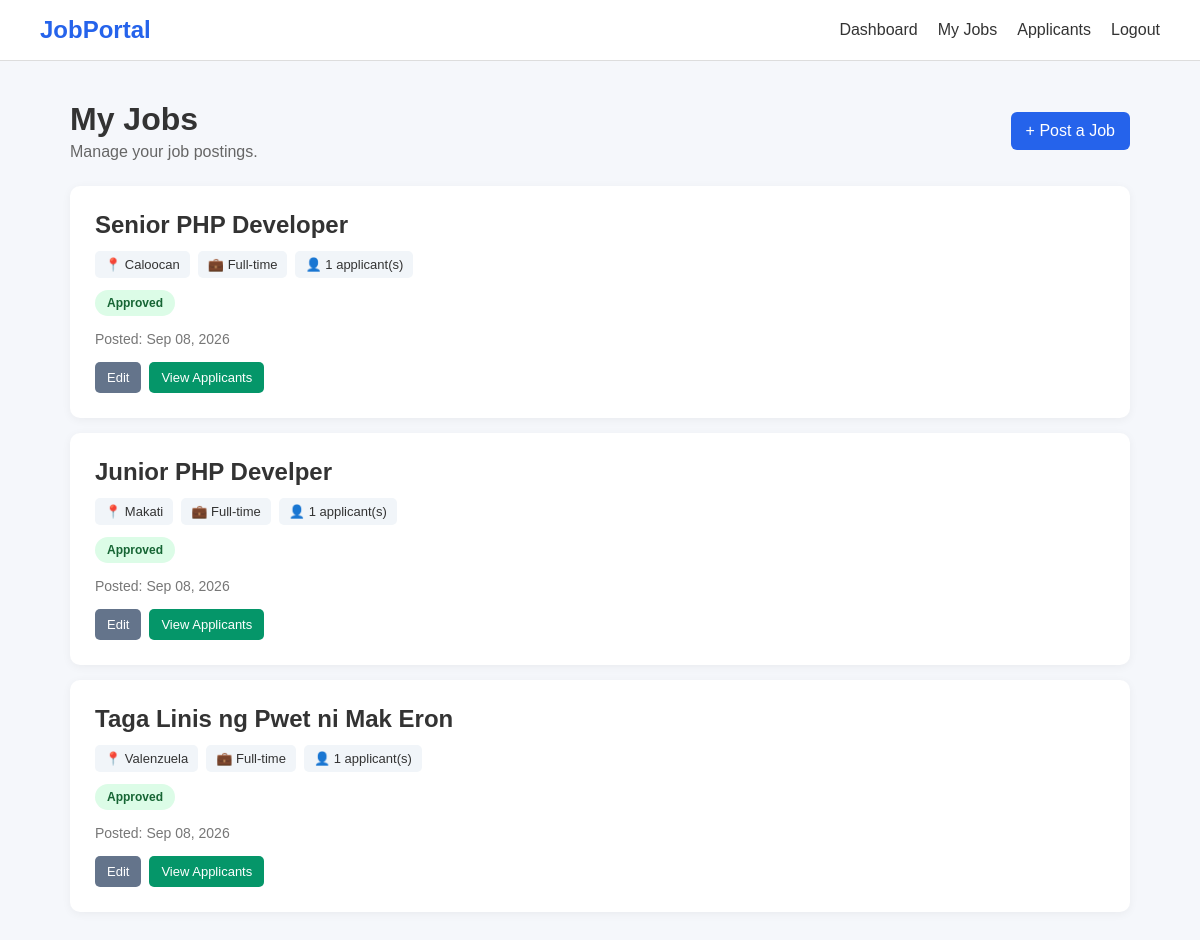
Page /employer/jobs.php (signed in) on the committed database.
### tables this page shows
CREATE TABLE `jobs` (
  `id` int(10) UNSIGNED NOT NULL,
  `employer_id` int(10) UNSIGNED NOT NULL,
  `job_title` varchar(255) NOT NULL,
  `description` text NOT NULL,
  `requirements` text DEFAULT NULL,
  `location` varchar(255) DEFAULT NULL,
  `employment_type` enum('Full-time','Part-time','Contract','Internship','Freelance') NOT NULL DEFAULT 'Full-time',
  `salary_min` decimal(12,2) DEFAULT NULL,
  `salary_max` decimal(12,2) DEFAULT NULL,
  `is_remote` tinyint(1) NOT NULL DEFAULT 0,
  `status` enum('pending','approved','rejected','closed') NOT NULL DEFAULT 'pending',
  `application_deadline` date DEFAULT NULL,
  `created_at` timestamp NOT NULL DEFAULT current_timestamp(),
  `updated_at` timestamp NOT NULL DEFAULT current_timestamp() ON UPDATE current_timestamp()
);

### employer/jobs.php (the view, shortened to what this page needs)
<?php
require_once "../config/database.php";
$userId = $_SESSION["user_id"];
$stmt = $pdo->prepare("
    SELECT id, company_name
    FROM employers
    WHERE user_id = ?
    LIMIT 1
");
$stmt->execute([$userId]);
$employer = $stmt->fetch();
$employerId = $employer["id"];
$stmt = $pdo->prepare("
    SELECT
        j.id,
        j.job_title,
        j.location,
        j.employment_type,
        j.salary_min,
        j.salary_max,
        j.status,
        j.application_deadline,
        j.created_at,
        (
            SELECT COUNT(*)
            FROM applications a
            WHERE a.job_id = j.id
        ) AS applicant_count
    FROM jobs j
    WHERE j.employer_id = ?
    ORDER BY j.created_at DESC
");
$stmt->execute([$employerId]);
$jobs = $stmt->fetchAll();
?>
<!DOCTYPE html>
<html lang="en">
<head>
</head>
<body>
<nav class="navbar">
    <div class="logo">
        JobPortal
    </div>
    <div class="nav-links">
        <a href="dashboard.php">
            Dashboard
        </a>
        <a href="jobs.php">
            My Jobs
        </a>
        <a href="applicants.php">
            Applicants
        </a>
        <a href="../logout.php">
            Logout
        </a>
    </div>
</nav>
<div class="container">
    <div class="header">
        <div>
            <h1>
                My Jobs
            </h1>
            <p>
                Manage your job postings.
            </p>
        </div>
        <a
            href="create-job.php"
            class="btn"
        >
            + Post a Job
        </a>
    </div>
    <?php if (count($jobs) > 0): ?>
        <?php foreach ($jobs as $job): ?>
            <div class="job-card">
                <h2>
                    <?= htmlspecialchars(
                        $job["job_title"]
                    ) ?>
                </h2>
                <div class="meta">
                    <span>
                        📍
                        <?= htmlspecialchars(
                            $job["location"]
                            ?? "Not specified"
                        ) ?>
                    </span>
                    <span>
                        💼
                        <?= htmlspecialchars(
                            $job["employment_type"]
                        ) ?>
                    </span>
                    <span>
                        👤
                        <?= $job["applicant_count"] ?>
                        applicant(s)
                    </span>
                </div>
                <span class="status <?= htmlspecialchars(
                    $job["status"]
                ) ?>">
                    <?= ucfirst(
                        htmlspecialchars(
                            $job["status"]
                        )
                    ) ?>
                </span>
                <div style="color:#777;font-size:14px;margin-bottom:15px;">
                    Posted:
                    <?= date(
                        "M d, Y",
                        strtotime($job["created_at"])
                    ) ?>
                </div>
                <div class="actions">
                    <?php if (
                        $job["status"] !== "closed"
                    ): ?>
                        <a
                            href="edit-job.php?id=<?= $job["id"] ?>"
                            class="action edit"
                        >
                            Edit
                        </a>
                    <?php endif; ?>
                    <?php if (
                        $job["applicant_count"] > 0
                    ): ?>
                        <a
                            href="applicants.php?job_id=<?= $job["id"] ?>"
                            class="action applicants"
                        >
                            View Applicants
                        </a>
                    <?php endif; ?>
                </div>
            </div>
        <?php endforeach; ?>
    <?php endif; ?>
</div>
</body>
</html>

### employer/jobs.php (style rules this page uses)
* { box-sizing: border-box; margin: 0; padding: 0; }
body { font-family: Arial, sans-serif; background: #f5f7fb; color: #333; }
.navbar { background: white; border-bottom: 1px solid #ddd; padding: 16px 40px; display: flex; justify-content: space-between; align-items: center; }
.logo { font-size: 24px; font-weight: bold; color: #2563eb; }
.nav-links { display: flex; gap: 20px; }
.nav-links a { text-decoration: none; color: #333; }
.container { max-width: 1100px; margin: 40px auto; padding: 0 20px; }
.header { display: flex; justify-content: space-between; align-items: center; margin-bottom: 25px; }
.header h1 { margin-bottom: 5px; }
.header p { color: #666; }
.btn { display: inline-block; padding: 10px 15px; background: #2563eb; color: white; text-decoration: none; border-radius: 6px; }
.job-card { background: white; padding: 25px; border-radius: 10px; box-shadow: 0 2px 10px rgba(0,0,0,0.05); margin-bottom: 15px; }
.job-card h2 { margin-bottom: 8px; }
.meta { display: flex; flex-wrap: wrap; gap: 8px; margin: 12px 0; }
.meta span { background: #f1f5f9; padding: 6px 10px; border-radius: 5px; font-size: 13px; }
.status { display: inline-block; padding: 6px 12px; border-radius: 20px; font-size: 12px; font-weight: bold; margin-bottom: 15px; }
.approved { background: #dcfce7; color: #166534; }
.actions { display: flex; gap: 8px; flex-wrap: wrap; }
.action { display: inline-block; padding: 8px 12px; border-radius: 5px; text-decoration: none; background: #2563eb; color: white; font-size: 13px; }
.edit { background: #64748b; }
.applicants { background: #059669; }

### rows in the picture
jobs: job_title "Senior PHP Developer", location "Caloocan", employment_type "Full-time", applicant_count "1", status "Approved", created_at "Sep 08, 2026"
jobs: job_title "Junior PHP Develper", location "Makati", employment_type "Full-time", applicant_count "1", status "Approved", created_at "Sep 08, 2026"
jobs: job_title "Taga Linis ng Pwet ni Mak Eron", location "Valenzuela", employment_type "Full-time", applicant_count "1", status "Approved", created_at "Sep 08, 2026"
